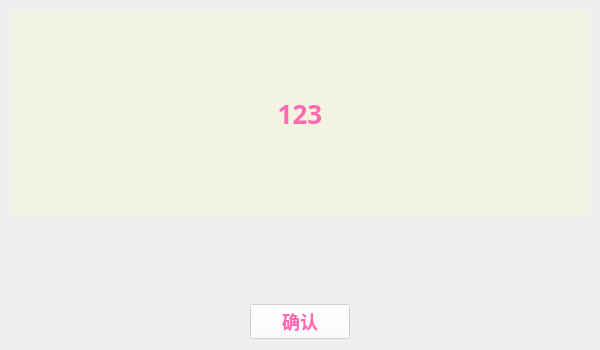
<?xml version="1.0" encoding="UTF-8"?>
<ui version="4.0">
 <class>Form</class>
 <widget class="QWidget" name="Form">
  <property name="geometry">
   <rect>
    <x>0</x>
    <y>0</y>
    <width>600</width>
    <height>350</height>
   </rect>
  </property>
  <property name="minimumSize">
   <size>
    <width>600</width>
    <height>350</height>
   </size>
  </property>
  <property name="maximumSize">
   <size>
    <width>600</width>
    <height>350</height>
   </size>
  </property>
  <property name="windowTitle">
   <string>Form</string>
  </property>
  <property name="styleSheet">
   <string notr="true">*{
	color: rgb(255, 52, 179);
	color: #FF69B4;
	font-size: 18px;
	font-weight: 900;
	font-family: YouSheBiaoTiYuan;
}
QWidget#Form{
	border-image:url(:/bg/cxk2.png)
}
</string>
  </property>
  <layout class="QVBoxLayout" name="verticalLayout_2">
   <item>
    <layout class="QVBoxLayout" name="verticalLayout" stretch="5,2,3">
     <item>
      <widget class="QLabel" name="dialog_label">
       <property name="styleSheet">
        <string notr="true">background-color: rgba(245,245,220,0.7);
font-size: 26px;</string>
       </property>
       <property name="text">
        <string>123</string>
       </property>
       <property name="textFormat">
        <enum>Qt::PlainText</enum>
       </property>
       <property name="alignment">
        <set>Qt::AlignCenter</set>
       </property>
       <property name="wordWrap">
        <bool>true</bool>
       </property>
      </widget>
     </item>
     <item>
      <spacer name="verticalSpacer">
       <property name="orientation">
        <enum>Qt::Vertical</enum>
       </property>
       <property name="sizeHint" stdset="0">
        <size>
         <width>20</width>
         <height>40</height>
        </size>
       </property>
      </spacer>
     </item>
     <item>
      <layout class="QHBoxLayout" name="horizontalLayout">
       <item>
        <spacer name="horizontalSpacer">
         <property name="orientation">
          <enum>Qt::Horizontal</enum>
         </property>
         <property name="sizeHint" stdset="0">
          <size>
           <width>40</width>
           <height>20</height>
          </size>
         </property>
        </spacer>
       </item>
       <item>
        <widget class="QPushButton" name="close_button">
         <property name="minimumSize">
          <size>
           <width>100</width>
           <height>35</height>
          </size>
         </property>
         <property name="maximumSize">
          <size>
           <width>100</width>
           <height>35</height>
          </size>
         </property>
         <property name="styleSheet">
          <string notr="true">background-color: rgba(255, 255, 255, 0.6);
</string>
         </property>
         <property name="text">
          <string>确认</string>
         </property>
        </widget>
       </item>
       <item>
        <spacer name="horizontalSpacer_2">
         <property name="orientation">
          <enum>Qt::Horizontal</enum>
         </property>
         <property name="sizeHint" stdset="0">
          <size>
           <width>40</width>
           <height>20</height>
          </size>
         </property>
        </spacer>
       </item>
      </layout>
     </item>
    </layout>
   </item>
  </layout>
 </widget>
 <resources>
  <include location="../qrc/ys_bg.qrc"/>
 </resources>
 <connections/>
</ui>
